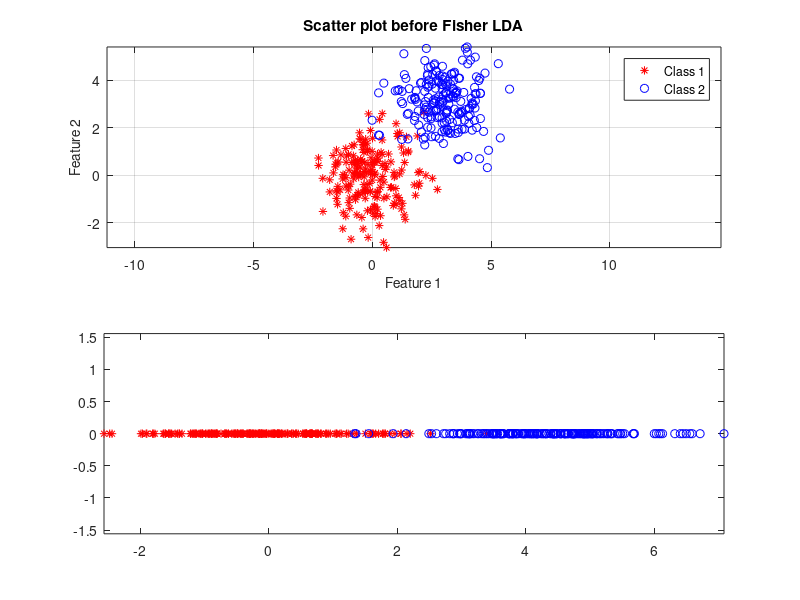

Here is the MATLAB script that generated this plot: (Note: this script raises an error after producing the figure.)
%{
Homework 2 Intro to ML and Pattern Recognition
EECE 5644 Fall 2019
Question 3
Part 1
Number of samples = 400; class means [0,0]' and [3,3]' ; 
class covariance matrices both set to I; equal class priors.
%}
clear all
close all
P1=0.5;
P2=0.5;
cov1=[1 0;0 1];
cov2=[1 0;0 1];
mu1=[0;0];
mu2=[3;3];
j=1;
k=1;
N1=0;
N2=0;
for i=1:400
    a=0;
    b=1;
    r=(b-a).*rand(1,1)+a;
    if r< P1
       x1(:,j)= mvnrnd(mu1,cov1,1);
       N1=N1+1;
       j=j+1;
    else 
        x2(:,k)= mvnrnd(mu2,cov2,1);
        N2=N2+1;
        k=k+1;
    end
end
mu1hat = mean(x1,2); 
S1hat = cov(x1');
mu2hat = mean(x2,2);
S2hat = cov(x2');

Sb = (mu1hat-mu2hat)*(mu1hat-mu2hat)';
Sw = S1hat + S2hat;

[V,D] = eig(inv(Sw)*Sb);
[~,ind] = sort(diag(D),'descend');
w = V(:,ind(1)); % Fisher LDA projection vector
y1 = w'*x1;
y2 = w'*x2;
figure(1),
subplot(2,1,1), 
plot(x1(1,:),x1(2,:),'r*');
hold on;
plot(x2(1,:),x2(2,:),'bo');
axis equal,
title('Scatter plot before Fisher LDA');
ylabel('Feature 2','FontSize',10);
xlabel('Feature 1','FontSize',10);
legend('Class 1','Class 2');
grid on
subplot(2,1,2), 
plot(y1(1,:),zeros(1,N1),'r*');
hold on;
plot(y2(1,:),zeros(1,N2),'bo');
axis equal;
db=(mu1hat+mu2hat)/2;
y = w'*db;
xline(y);
title('Plot after Fisher LDA');
ylabel('Fisher LDA projection vector','FontSize',10);
xlabel('Fisher LDA scores projection','FontSize',10);
legend('Class 1','Class 2','Decision boundary');
grid on
% end of part 1
clear all
%{
Homework 2 Intro to ML and Pattern Recognition
EECE 5644 Fall 2019
Question 3
Part 2
All parameters same as (1), 
but both covariance matrices changed to [3 1;1 0.8].
%}
P1=0.5;
P2=0.5;
cov1=[3 1;1 0.8];
cov2=[3 1;1 0.8];
mu1=[0;0];
mu2=[3;3];
j=1;
k=1;
N1=0;
N2=0;
for i=1:400
    a=0;
    b=1;
    r=(b-a).*rand(1,1)+a;
    if r< P1
       x1(:,j)= mvnrnd(mu1,cov1,1);
       N1=N1+1;
       j=j+1;
    else 
        x2(:,k)= mvnrnd(mu2,cov2,1);
        N2=N2+1;
        k=k+1;
    end
end
mu1hat = mean(x1,2); 
S1hat = cov(x1');
mu2hat = mean(x2,2);
S2hat = cov(x2');

Sb = (mu1hat-mu2hat)*(mu1hat-mu2hat)';
Sw = S1hat + S2hat;

[V,D] = eig(inv(Sw)*Sb);
[~,ind] = sort(diag(D),'descend');
w = V(:,ind(1)); % Fisher LDA projection vector
y1 = w'*x1;
y2 = w'*x2;
figure(2),
subplot(2,1,1), 
plot(x1(1,:),x1(2,:),'r*');
hold on;
plot(x2(1,:),x2(2,:),'bo');
axis equal,
title('Scatter plot before Fisher LDA');
ylabel('Feature 2','FontSize',10);
xlabel('Feature 1','FontSize',10);
legend('Class 1','Class 2');
grid on
subplot(2,1,2), 
plot(y1(1,:),zeros(1,N1),'r*');
hold on;
plot(y2(1,:),zeros(1,N2),'bo');
axis equal;
db=(mu1hat+mu2hat)/2;
y = w'*db;
xline(y);
title('Plot after Fisher LDA');
ylabel('Fisher LDA projection vector','FontSize',10);
xlabel('Fisher LDA scores projection','FontSize',10);
legend('Class 1','Class 2','Decision boundary');
grid on
% end of part 2
clear all
%{
Homework 2 Intro to ML and Pattern Recognition
EECE 5644 Fall 2019
Question 3
Part 3
Number of samples = 400;
 class means [0,0]' and [2,2]' ;
 class covariance matrices [2 0.5;0.5 1]
and [2 -1.9;-1.9 5]; equal class priors.

%}
P1=0.5;
P2=0.5;
cov1=[2 0.5;0.5 1];
cov2=[1 -1.9;-1.9 5];
mu1=[0;0];
mu2=[2;2];
j=1;
k=1;
N1=0;
N2=0;
for i=1:400
    a=0;
    b=1;
    r=(b-a).*rand(1,1)+a;
    if r< P1
       x1(:,j)= mvnrnd(mu1,cov1,1);
       N1=N1+1;
       j=j+1;
    else 
        x2(:,k)= mvnrnd(mu2,cov2,1);
        N2=N2+1;
        k=k+1;
    end
end
mu1hat = mean(x1,2); 
S1hat = cov(x1');
mu2hat = mean(x2,2);
S2hat = cov(x2');

Sb = (mu1hat-mu2hat)*(mu1hat-mu2hat)';
Sw = S1hat + S2hat;

[V,D] = eig(inv(Sw)*Sb);
[~,ind] = sort(diag(D),'descend');
w = V(:,ind(1)); % Fisher LDA projection vector
y1 = w'*x1;
y2 = w'*x2;
figure(3),
subplot(2,1,1), 
plot(x1(1,:),x1(2,:),'r*');
hold on;
plot(x2(1,:),x2(2,:),'bo');
axis equal,
title('Scatter plot before Fisher LDA');
ylabel('Feature 2','FontSize',10);
xlabel('Feature 1','FontSize',10);
legend('Class 1','Class 2');
grid on
subplot(2,1,2), 
plot(y1(1,:),zeros(1,N1),'r*');
hold on;
plot(y2(1,:),zeros(1,N2),'bo');
axis equal;
db=(mu1hat+mu2hat)/2;
y = w'*db;
xline(y);
title('Plot after Fisher LDA');
ylabel('Fisher LDA projection vector','FontSize',10);
xlabel('Fisher LDA scores projection','FontSize',10);
legend('Class 1','Class 2','Decision boundary');
grid on
% end of part 3
clear all
%{
Homework 2 Intro to ML and Pattern Recognition
EECE 5644 Fall 2019
Question 3
Part 4
Same (1), but prior for class priors are 0:05 and 0:95.

%}
P1=0.05;
P2=0.95;
cov1=[1 0;0 1];
cov2=[1 0;0 1];
mu1=[0;0];
mu2=[3;3];
j=1;
k=1;
N1=0;
N2=0;
for i=1:400
    a=0;
    b=1;
    r=(b-a).*rand(1,1)+a;
    if r< P1
       x1(:,j)= mvnrnd(mu1,cov1,1);
       N1=N1+1;
       j=j+1;
    else 
        x2(:,k)= mvnrnd(mu2,cov2,1);
        N2=N2+1;
        k=k+1;
    end
end
mu1hat = mean(x1,2); 
S1hat = cov(x1');
mu2hat = mean(x2,2);
S2hat = cov(x2');

Sb = (mu1hat-mu2hat)*(mu1hat-mu2hat)';
Sw = S1hat + S2hat;

[V,D] = eig(inv(Sw)*Sb);
[~,ind] = sort(diag(D),'descend');
w = V(:,ind(1)); % Fisher LDA projection vector
y1 = w'*x1;
y2 = w'*x2;
figure(4),
subplot(2,1,1), 
plot(x1(1,:),x1(2,:),'r*');
hold on;
plot(x2(1,:),x2(2,:),'bo');
axis equal,
title('Scatter plot before Fisher LDA');
ylabel('Feature 2','FontSize',10);
xlabel('Feature 1','FontSize',10);
legend('Class 1','Class 2');
grid on
subplot(2,1,2), 
plot(y1(1,:),zeros(1,N1),'r*');
hold on;
plot(y2(1,:),zeros(1,N2),'bo');
axis equal;
db=(mu1hat+mu2hat)/2;
y = w'*db;
xline(y);
title('Plot after Fisher LDA');
ylabel('Fisher LDA projection vector','FontSize',10);
xlabel('Fisher LDA scores projection','FontSize',10);
legend('Class 1','Class 2','Decision boundary');
grid on
% end of part 4
clear all
%{
Homework 2 Intro to ML and Pattern Recognition
EECE 5644 Fall 2019
Question 3
Part 5
Same (2), but prior for class priors are 0:05 and 0:95.
%}
P1=0.05;
P2=0.95;
cov1=[3 1;1 0.8];
cov2=[3 1;1 0.8];
mu1=[0;0];
mu2=[3;3];
j=1;
k=1;
N1=0;
N2=0;
for i=1:400
    a=0;
    b=1;
    r=(b-a).*rand(1,1)+a;
    if r< P1
       x1(:,j)= mvnrnd(mu1,cov1,1);
       N1=N1+1;
       j=j+1;
    else 
        x2(:,k)= mvnrnd(mu2,cov2,1);
        N2=N2+1;
        k=k+1;
    end
end
mu1hat = mean(x1,2); 
S1hat = cov(x1');
mu2hat = mean(x2,2);
S2hat = cov(x2');

Sb = (mu1hat-mu2hat)*(mu1hat-mu2hat)';
Sw = S1hat + S2hat;

[V,D] = eig(inv(Sw)*Sb);
[~,ind] = sort(diag(D),'descend');
w = V(:,ind(1)); % Fisher LDA projection vector
y1 = w'*x1;
y2 = w'*x2;
figure(5),
subplot(2,1,1), 
plot(x1(1,:),x1(2,:),'r*');
hold on;
plot(x2(1,:),x2(2,:),'bo');
axis equal,
title('Scatter plot before Fisher LDA');
ylabel('Feature 2','FontSize',10);
xlabel('Feature 1','FontSize',10);
legend('Class 1','Class 2');
grid on
subplot(2,1,2), 
plot(y1(1,:),zeros(1,N1),'r*');
hold on;
plot(y2(1,:),zeros(1,N2),'bo');
axis equal;
db=(mu1hat+mu2hat)/2;
y = w'*db;
xline(y);
title('Plot after Fisher LDA');
ylabel('Fisher LDA projection vector','FontSize',10);
xlabel('Fisher LDA scores projection','FontSize',10);
legend('Class 1','Class 2','Decision boundary');
grid on
% end of part 5
clear all
%{
Homework 2 Intro to ML and Pattern Recognition
EECE 5644 Fall 2019
Question 3
Part 6
Same (3), but prior for class priors are 0:05 and 0:95.

%}
P1=0.05;
P2=0.95;
cov1=[2 0.5;0.5 1];
cov2=[1 -1.9;-1.9 5];
mu1=[0;0];
mu2=[2;2];
j=1;
k=1;
N1=0;
N2=0;
for i=1:400
    a=0;
    b=1;
    r=(b-a).*rand(1,1)+a;
    if r< P1
       x1(:,j)= mvnrnd(mu1,cov1,1);
       N1=N1+1;
       j=j+1;
    else 
        x2(:,k)= mvnrnd(mu2,cov2,1);
        N2=N2+1;
        k=k+1;
    end
end
mu1hat = mean(x1,2); 
S1hat = cov(x1');
mu2hat = mean(x2,2);
S2hat = cov(x2');

Sb = (mu1hat-mu2hat)*(mu1hat-mu2hat)';
Sw = S1hat + S2hat;

[V,D] = eig(inv(Sw)*Sb);
[~,ind] = sort(diag(D),'descend');
w = V(:,ind(1)); % Fisher LDA projection vector
y1 = w'*x1;
y2 = w'*x2;
figure(6),
subplot(2,1,1), 
plot(x1(1,:),x1(2,:),'r*');
hold on;
plot(x2(1,:),x2(2,:),'bo');
axis equal,
title('Scatter plot before Fisher LDA');
ylabel('Feature 2','FontSize',10);
xlabel('Feature 1','FontSize',10);
legend('Class 1','Class 2');
grid on
subplot(2,1,2), 
plot(y1(1,:),zeros(1,N1),'r*');
hold on;
plot(y2(1,:),zeros(1,N2),'bo');
axis equal;
db=(mu1hat+mu2hat)/2;
y = w'*db;
xline(y);
title('Plot after Fisher LDA');
ylabel('Fisher LDA projection vector','FontSize',10);
xlabel('Fisher LDA scores projection','FontSize',10);
legend('Class 1','Class 2','Decision boundary');
grid on
% end of part 6

